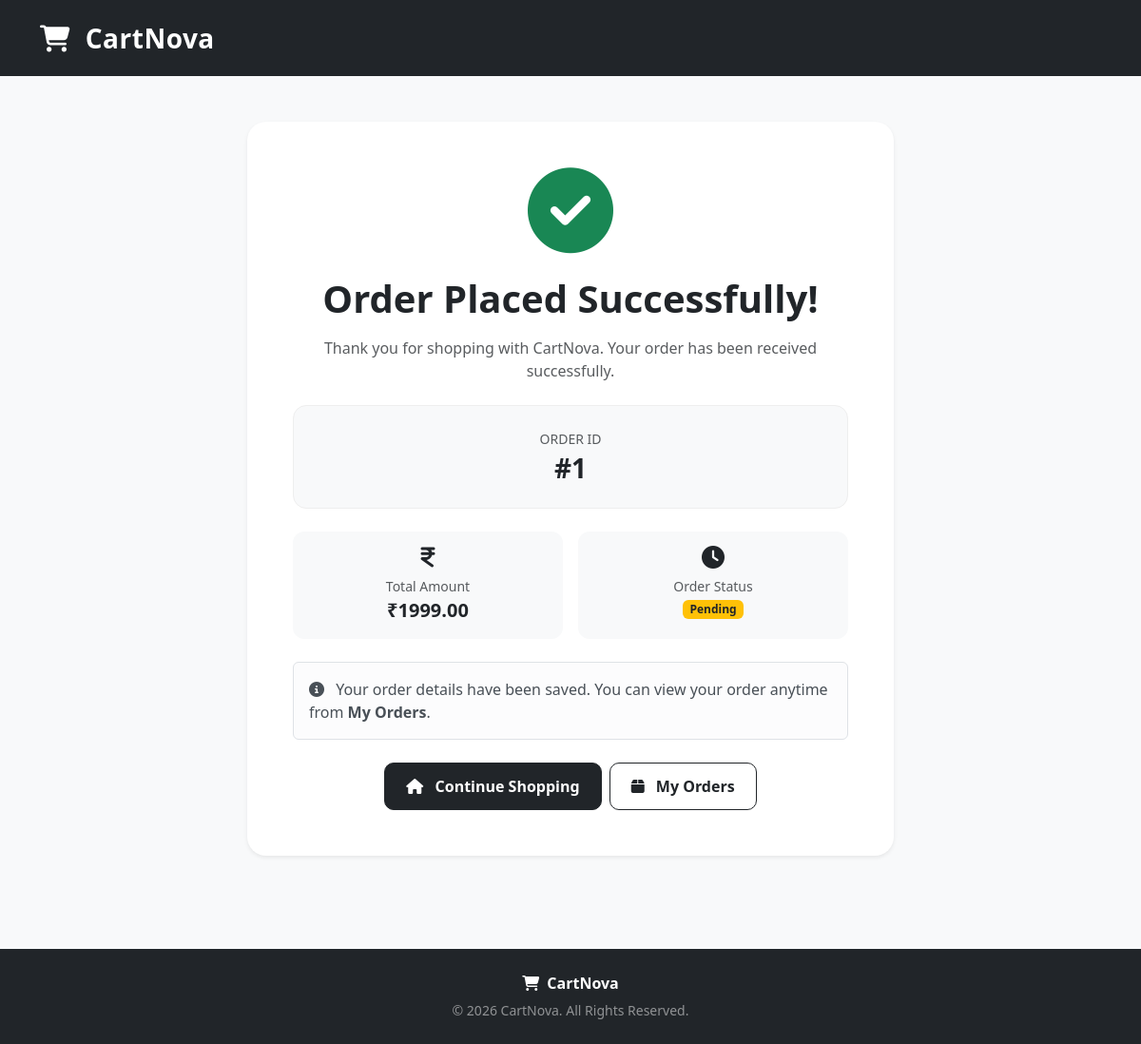
Screenshot of /order-success/1/ (signed in) with the database file from the repository.
### store/models.py (models this page shows, shortened)
class Order(models.Model):
    user = models.ForeignKey(User, on_delete=models.CASCADE)
    total_amount = models.DecimalField(max_digits=10, decimal_places=2)
    address = models.TextField()
    phone = models.CharField(max_length=15)
    status = models.CharField(
        max_length=20,
        choices=[
            ('Pending', 'Pending'),
            ('Processing', 'Processing'),
            ('Shipped', 'Shipped'),
            ('Delivered', 'Delivered'),
            ('Cancelled', 'Cancelled'),
        ],
        default='Pending'
    )
    created_at = models.DateTimeField(auto_now_add=True)

### store/views.py (the view)
def order_success(request, order_id):
    if not request.user.is_authenticated:
        return redirect('login')
    order = Order.objects.get(
        id=order_id,
        user=request.user
    )
    return render(
        request,
        'store/order_success.html',
        {
            'order': order
        }
    )

### store/context_processors.py (called while the page is built)
def cart_wishlist_counts(request):
    cart_count = 0
    wishlist_count = 0
    if request.user.is_authenticated:
        cart_count = sum(
            item.quantity
            for item in CartItem.objects.filter(
                user=request.user
            )
        )
        wishlist_count = Wishlist.objects.filter(
            user=request.user
        ).count()
    return {
        'cart_count': cart_count,
        'wishlist_count': wishlist_count,
    }

### store/templates/store/order_success.html (shortened to what this page needs)
{% load static %}
<!DOCTYPE html>
<html lang="en">
<head>
    <link href="https://cdn.jsdelivr.net/npm/bootstrap@5.3.3/dist/css/bootstrap.min.css"
          rel="stylesheet">
    <link rel="stylesheet"
          href="https://cdnjs.cloudflare.com/ajax/libs/font-awesome/6.7.2/css/all.min.css">
</head>
<body>
<nav class="navbar navbar-dark bg-dark">
    <div class="container">
        <a href="{% url 'home' %}"
           class="navbar-brand fw-bold fs-3">
            <i class="fa-solid fa-cart-shopping me-2"></i>
            CartNova
        </a>
    </div>
</nav>
<section class="py-5">
    <div class="container">
        <div class="card success-card border-0 shadow-sm mx-auto">
            <div class="card-body text-center p-5">
                <i class="fa-solid fa-circle-check text-success success-icon">
                </i>
                <h1 class="fw-bold mt-4">
                    Order Placed Successfully!
                </h1>
                <p class="text-muted mt-3 mb-4">
                    Thank you for shopping with CartNova.
                    Your order has been received successfully.
                </p>
                <div class="order-id-box p-4 mb-4">
                    <small class="text-muted d-block mb-1">
                        ORDER ID
                    </small>
                    <h3 class="fw-bold mb-0">
                        #{{ order.id }}
                    </h3>
                </div>
                <div class="row g-3 mb-4">
                    <div class="col-md-6">
                        <div class="info-box h-100">
                            <i class="fa-solid fa-indian-rupee-sign fs-4 mb-2">
                            </i>
                            <small class="text-muted d-block">
                                Total Amount
                            </small>
                            <strong class="fs-5">
                                ₹{{ order.total_amount }}
                            </strong>
                        </div>
                    </div>
                    <div class="col-md-6">
                        <div class="info-box h-100">
                            <i class="fa-solid fa-clock fs-4 mb-2">
                            </i>
                            <small class="text-muted d-block">
                                Order Status
                            </small>
                            <span class="badge bg-warning text-dark mt-1">
                                {{ order.status }}
                            </span>
                        </div>
                    </div>
                </div>
                <div class="alert alert-light border text-start mb-4">
                    <i class="fa-solid fa-circle-info me-2"></i>
                    Your order details have been saved.
                    You can view your order anytime from
                    <strong>My Orders</strong>.
                </div>
                <div class="d-flex justify-content-center gap-2 flex-wrap">
                    <a href="{% url 'home' %}"
                       class="btn btn-dark action-btn">
                        <i class="fa-solid fa-house me-2"></i>
                        Continue Shopping
                    </a>
                    <a href="{% url 'my_orders' %}"
                       class="btn btn-outline-dark action-btn">
                        <i class="fa-solid fa-box me-2"></i>
                        My Orders
                    </a>
                </div>
            </div>
        </div>
    </div>
</section>
<footer class="bg-dark text-white text-center py-4">
    <div class="container">
        <p class="mb-1">
            <i class="fa-solid fa-cart-shopping me-1"></i>
            <strong>CartNova</strong>
        </p>
        <small class="text-white-50">
            © 2026 CartNova. All Rights Reserved.
        </small>
    </div>
</footer>
</body>
</html>

### store/templates/store/order_success.html (style rules this page uses)
body { background: #f8f9fa; }
.navbar { padding: 14px 0; }
.navbar-brand { letter-spacing: 0.5px; }
.success-card { max-width: 680px; border-radius: 20px; }
.success-icon { font-size: 90px; }
.order-id-box { background: #f8f9fa; border-radius: 14px; border: 1px solid #eeeeee; }
.info-box { background: #f8f9fa; border-radius: 12px; padding: 15px; }
.action-btn { border-radius: 10px; font-weight: 600; padding: 12px 22px; }
footer { margin-top: 50px; }

### rows the page displays
Order: id "1", total_amount "1999.00", status "Pending"
